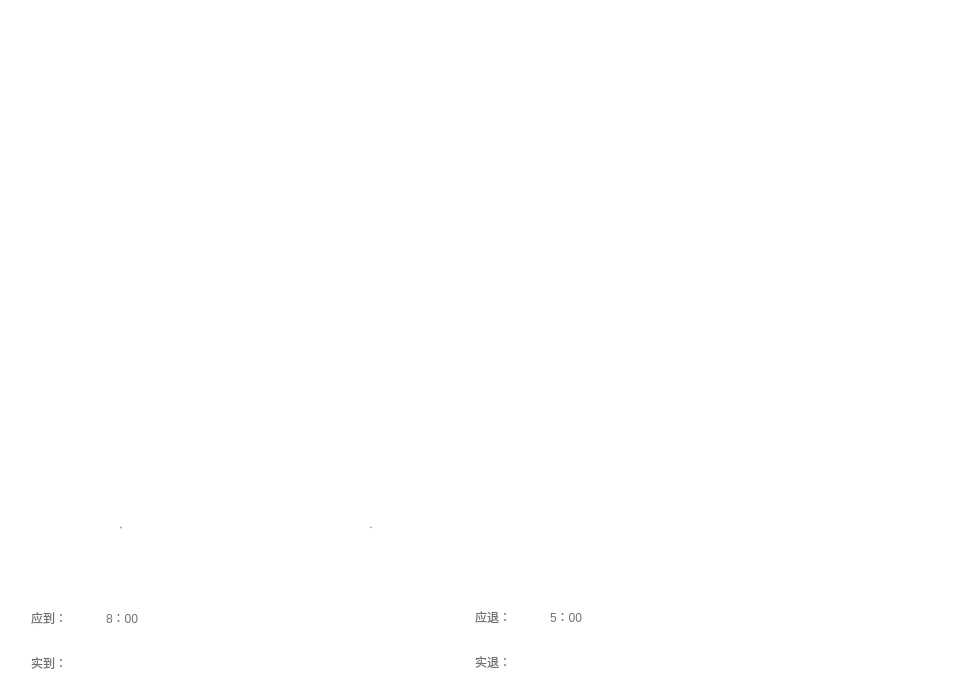
<?xml version="1.0" encoding="UTF-8"?>
<ui version="4.0">
 <class>checkon</class>
 <widget class="QMainWindow" name="checkon">
  <property name="geometry">
   <rect>
    <x>0</x>
    <y>0</y>
    <width>960</width>
    <height>700</height>
   </rect>
  </property>
  <property name="windowTitle">
   <string>MainWindow</string>
  </property>
  <property name="styleSheet">
   <string notr="true">QWidget#centralwidget
{
background-color: rgb(255, 255, 255);
}</string>
  </property>
  <widget class="QWidget" name="centralwidget">
   <widget class="QToolButton" name="photograph">
    <property name="geometry">
     <rect>
      <x>730</x>
      <y>210</y>
      <width>200</width>
      <height>180</height>
     </rect>
    </property>
    <property name="text">
     <string/>
    </property>
    <property name="icon">
     <iconset resource="rsc.qrc">
      <normaloff>:/img/photograph.png</normaloff>:/img/photograph.png</iconset>
    </property>
    <property name="iconSize">
     <size>
      <width>240</width>
      <height>180</height>
     </size>
    </property>
    <property name="autoRaise">
     <bool>true</bool>
    </property>
   </widget>
   <widget class="QToolButton" name="out">
    <property name="geometry">
     <rect>
      <x>750</x>
      <y>579</y>
      <width>161</width>
      <height>81</height>
     </rect>
    </property>
    <property name="text">
     <string/>
    </property>
    <property name="icon">
     <iconset resource="rsc.qrc">
      <normaloff>:/img/out.png</normaloff>:/img/out.png</iconset>
    </property>
    <property name="iconSize">
     <size>
      <width>147</width>
      <height>70</height>
     </size>
    </property>
    <property name="autoRaise">
     <bool>true</bool>
    </property>
   </widget>
   <widget class="QToolButton" name="on_duty">
    <property name="geometry">
     <rect>
      <x>20</x>
      <y>550</y>
      <width>200</width>
      <height>54</height>
     </rect>
    </property>
    <property name="text">
     <string/>
    </property>
    <property name="icon">
     <iconset resource="rsc.qrc">
      <normaloff>:/img/on_duty.png</normaloff>:/img/on_duty.png</iconset>
    </property>
    <property name="iconSize">
     <size>
      <width>200</width>
      <height>54</height>
     </size>
    </property>
    <property name="autoRaise">
     <bool>true</bool>
    </property>
   </widget>
   <widget class="QToolButton" name="ring_out">
    <property name="geometry">
     <rect>
      <x>475</x>
      <y>550</y>
      <width>200</width>
      <height>54</height>
     </rect>
    </property>
    <property name="text">
     <string/>
    </property>
    <property name="icon">
     <iconset resource="rsc.qrc">
      <normaloff>:/img/ring_out.png</normaloff>:/img/ring_out.png</iconset>
    </property>
    <property name="iconSize">
     <size>
      <width>200</width>
      <height>54</height>
     </size>
    </property>
    <property name="autoRaise">
     <bool>true</bool>
    </property>
   </widget>
   <widget class="QLabel" name="t11">
    <property name="geometry">
     <rect>
      <x>31</x>
      <y>601</y>
      <width>75</width>
      <height>33</height>
     </rect>
    </property>
    <property name="styleSheet">
     <string notr="true">font: 25px &quot;微软雅黑&quot;;
color: rgb(112, 112, 112);</string>
    </property>
    <property name="text">
     <string>应到：</string>
    </property>
   </widget>
   <widget class="QLabel" name="t21">
    <property name="geometry">
     <rect>
      <x>31</x>
      <y>646</y>
      <width>75</width>
      <height>33</height>
     </rect>
    </property>
    <property name="styleSheet">
     <string notr="true">font: 25px &quot;微软雅黑&quot;;
color: rgb(112, 112, 112);</string>
    </property>
    <property name="text">
     <string>实到：</string>
    </property>
   </widget>
   <widget class="QLabel" name="t12">
    <property name="geometry">
     <rect>
      <x>106</x>
      <y>600</y>
      <width>214</width>
      <height>35</height>
     </rect>
    </property>
    <property name="styleSheet">
     <string notr="true">font: 25px &quot;微软雅黑&quot;;
color: rgb(112, 112, 112);</string>
    </property>
    <property name="text">
     <string>8：00</string>
    </property>
   </widget>
   <widget class="QLabel" name="t22">
    <property name="geometry">
     <rect>
      <x>106</x>
      <y>645</y>
      <width>214</width>
      <height>35</height>
     </rect>
    </property>
    <property name="styleSheet">
     <string notr="true">font: 25px &quot;微软雅黑&quot;;
color: rgb(112, 112, 112);</string>
    </property>
    <property name="text">
     <string/>
    </property>
   </widget>
   <widget class="QLabel" name="t14">
    <property name="geometry">
     <rect>
      <x>550</x>
      <y>599</y>
      <width>214</width>
      <height>35</height>
     </rect>
    </property>
    <property name="styleSheet">
     <string notr="true">font: 25px &quot;微软雅黑&quot;;
color: rgb(112, 112, 112);</string>
    </property>
    <property name="text">
     <string>5：00</string>
    </property>
   </widget>
   <widget class="QLabel" name="t13">
    <property name="geometry">
     <rect>
      <x>475</x>
      <y>600</y>
      <width>75</width>
      <height>33</height>
     </rect>
    </property>
    <property name="styleSheet">
     <string notr="true">font: 25px &quot;微软雅黑&quot;;
color: rgb(112, 112, 112);</string>
    </property>
    <property name="text">
     <string>应退：</string>
    </property>
   </widget>
   <widget class="QLabel" name="t24">
    <property name="geometry">
     <rect>
      <x>550</x>
      <y>644</y>
      <width>214</width>
      <height>35</height>
     </rect>
    </property>
    <property name="styleSheet">
     <string notr="true">font: 25px &quot;微软雅黑&quot;;
color: rgb(112, 112, 112);</string>
    </property>
    <property name="text">
     <string/>
    </property>
   </widget>
   <widget class="QLabel" name="t23">
    <property name="geometry">
     <rect>
      <x>475</x>
      <y>645</y>
      <width>75</width>
      <height>33</height>
     </rect>
    </property>
    <property name="styleSheet">
     <string notr="true">font: 25px &quot;微软雅黑&quot;;
color: rgb(112, 112, 112);</string>
    </property>
    <property name="text">
     <string>实退：</string>
    </property>
   </widget>
   <widget class="QLabel" name="camera">
    <property name="geometry">
     <rect>
      <x>30</x>
      <y>10</y>
      <width>641</width>
      <height>481</height>
     </rect>
    </property>
    <property name="frameShape">
     <enum>QFrame::NoFrame</enum>
    </property>
    <property name="text">
     <string/>
    </property>
   </widget>
   <widget class="QLabel" name="nameinfo">
    <property name="geometry">
     <rect>
      <x>120</x>
      <y>510</y>
      <width>65</width>
      <height>35</height>
     </rect>
    </property>
    <property name="font">
     <font>
      <family>微软雅黑</family>
      <pointsize>-1</pointsize>
      <weight>50</weight>
      <italic>false</italic>
      <bold>false</bold>
     </font>
    </property>
    <property name="styleSheet">
     <string notr="true">font: 25px &quot;微软雅黑&quot;;
color: rgb(112, 112, 112);</string>
    </property>
    <property name="text">
     <string>姓名：</string>
    </property>
   </widget>
   <widget class="QLabel" name="numinfo">
    <property name="geometry">
     <rect>
      <x>370</x>
      <y>510</y>
      <width>65</width>
      <height>35</height>
     </rect>
    </property>
    <property name="font">
     <font>
      <family>微软雅黑</family>
      <pointsize>-1</pointsize>
      <weight>50</weight>
      <italic>false</italic>
      <bold>false</bold>
     </font>
    </property>
    <property name="styleSheet">
     <string notr="true">font: 25px &quot;微软雅黑&quot;;
color: rgb(112, 112, 112);</string>
    </property>
    <property name="text">
     <string>学号：</string>
    </property>
   </widget>
   <widget class="QLabel" name="nameinfo_2">
    <property name="geometry">
     <rect>
      <x>190</x>
      <y>510</y>
      <width>171</width>
      <height>35</height>
     </rect>
    </property>
    <property name="font">
     <font>
      <family>微软雅黑</family>
      <pointsize>-1</pointsize>
      <weight>50</weight>
      <italic>false</italic>
      <bold>false</bold>
     </font>
    </property>
    <property name="styleSheet">
     <string notr="true">font: 25px &quot;微软雅黑&quot;;
color: rgb(112, 112, 112);</string>
    </property>
    <property name="text">
     <string/>
    </property>
   </widget>
   <widget class="QLabel" name="nameinfo_3">
    <property name="geometry">
     <rect>
      <x>440</x>
      <y>510</y>
      <width>211</width>
      <height>35</height>
     </rect>
    </property>
    <property name="font">
     <font>
      <family>微软雅黑</family>
      <pointsize>-1</pointsize>
      <weight>50</weight>
      <italic>false</italic>
      <bold>false</bold>
     </font>
    </property>
    <property name="styleSheet">
     <string notr="true">font: 25px &quot;微软雅黑&quot;;
color: rgb(112, 112, 112);</string>
    </property>
    <property name="text">
     <string/>
    </property>
   </widget>
  </widget>
 </widget>
 <resources>
  <include location="rsc.qrc"/>
 </resources>
 <connections/>
</ui>
